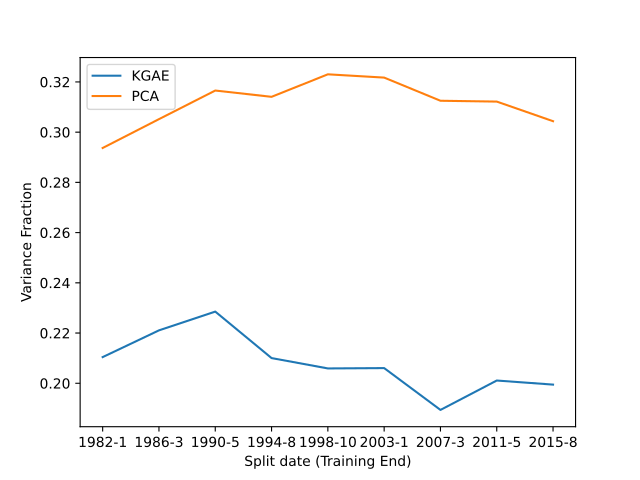

Write Python code to recreate this figure.
import xarray as xr 
from pathlib import Path 

def open_references(data_set, experiment='kgvae_cv1940-2014'):
    experiment = Path(experiment)

    ref = xr.open_dataset(experiment / f'{data_set}_references.nc')
    ref = ref['__xarray_dataarray_variable__']
    return ref 



def open_reconstructions(data_set, ensemble_member=None, n_ensemble=30, experiment='kgvae_cv1940-2014'):
    experiment = Path(experiment)

    if ensemble_member is None: 
        latents1 = []
        for seed in range(n_ensemble):
            latents = xr.open_dataset(experiment / f'seed{seed}' / f'{data_set}_reconstructions.nc')
            latents = latents['__xarray_dataarray_variable__']
            latents1.append(latents)
        return xr.concat(latents1, 'seed')
    else: 
        seed = ensemble_member
        latents = xr.open_dataset(experiment / f'seed{seed}' / f'{data_set}_reconstructions.nc')
        latents = latents['__xarray_dataarray_variable__']
        return latents 
    
if __name__ == "__main__":

    references = open_references('xval', '../../final_scripts/large-ensemble-2-1940-2014')
    refs_test = open_references('test', '../../final_scripts/large-ensemble-2-1940-2014')
    references = xr.concat([references, refs_test], 'time').sortby('time')

    splits = ['1982-1', '1986-3', '1990-5', '1994-8', '1998-10', '2003-1', '2007-3', '2011-5', '2015-8']

    splt_xval = []
    splt_pca = []
    for split in splits: 
        print(split)
        var_frac = 0
        var_frac_pca = 0
        for seed in range(5):
            for fold in range(5): 

                validation = xr.open_dataset(f'../../final_scripts/progressive-split/{split}/seed{seed}/fold{fold}/val_reconstructions.nc')['__xarray_dataarray_variable__']
                variance_fraction = validation.var('time').sum(['lat', 'lon']) / references.sel(time=validation.time).var('time').sum(['lat', 'lon'])
                var_frac += variance_fraction

                if seed ==0: 
                    validation = xr.open_dataset(f'../../final_scripts/progressive-split/{split}/seed{seed}/fold{fold}/pca_val_reconstructions.nc')['sst']
                    variance_fraction = validation.var('time').sum(['lat', 'lon']) / references.sel(time=validation.time).var('time').sum(['lat', 'lon'])
                    var_frac_pca += variance_fraction

        var_frac_pca /= 5
        var_frac /= 25 
        splt_xval.append(var_frac)
        splt_pca.append(var_frac_pca)

    import matplotlib.pyplot as plt 

    plt.plot(splits, splt_xval, label='KGAE')
    plt.plot(splits, splt_pca, label='PCA')
    ax = plt.gca() 
    ax.set_xlabel('Split date (Training End)')
    ax.set_ylabel('Variance Fraction')
    plt.legend()
    plt.savefig('variance_fraction.pdf')
    plt.show() 
